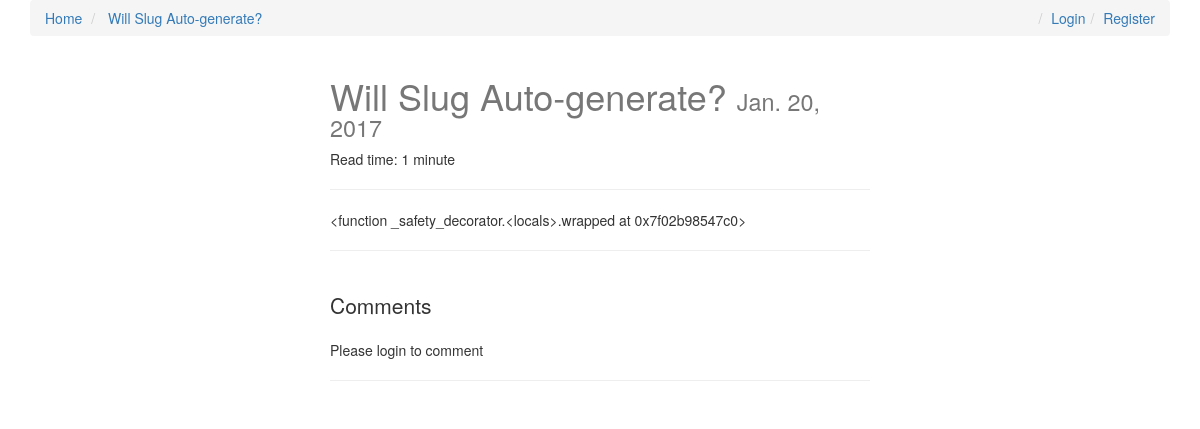
The app's page /will-slug-auto-generate/, older data.
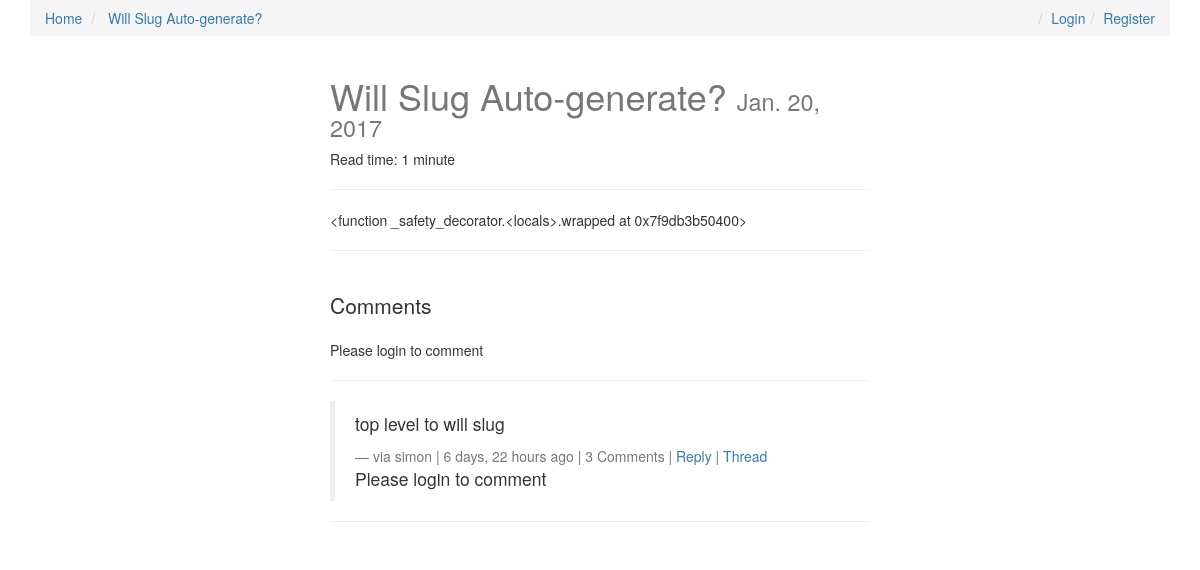
The same page, newer data.
### posts/models.py (models this page shows, shortened)
class Post(models.Model):
    user = models.ForeignKey(settings.AUTH_USER_MODEL, default=1)
    title = models.CharField(max_length=120)
    slug = models.SlugField(unique=True)
    image = models.ImageField(upload_to=upload_location,
            null=True,
            blank=True,
            width_field="width_field",
            height_field="height_field")
    height_field = models.IntegerField(default=0)
    width_field = models.IntegerField(default=0)
    content = models.TextField()
    draft = models.BooleanField(default=False)
    publish = models.DateField(auto_now=False, auto_now_add=False)
    read_time = models.IntegerField(default=0)# Intead of this, models.TimeField(null=True, blank=True)
    updated = models.DateTimeField(auto_now=True, auto_now_add=False)
    timestamp = models.DateTimeField(auto_now=False, auto_now_add=True)
    objects = PostManager()
    def get_absolute_url(self):
        return reverse("posts:detail", kwargs={"slug": self.slug})
    def get_markdown(self):
        content = self.content
        return mark_safe(markdown(content))
    class Meta:
        ordering = ["-timestamp", "-updated"]
    @property
    def comments(self):
        instance = self
        qs = Comment.objects.filter_by_instance(self)
        return qs
    @property
    def get_content_type(self):
        instance = self
        content_type = ContentType.objects.get_for_model(instance.__class__)
        return content_type

### comments/models.py (models this page shows, shortened)
class Comment(models.Model):
    user = models.ForeignKey(settings.AUTH_USER_MODEL, default=1)
    content_type = models.ForeignKey(ContentType, on_delete=models.CASCADE)
    object_id = models.PositiveIntegerField()
    content_object = GenericForeignKey('content_type', 'object_id')
    parent = models.ForeignKey("self", null=True, blank=True)
    content         = models.TextField()
    timestamp       = models.DateTimeField(auto_now_add=True)
    objects = CommentManager()
    class Meta:
        ordering = ['-timestamp']
    def get_absolute_url(self):
        return reverse("comments:thread", kwargs={"id": self.id})
    def children(self):
        return Comment.objects.filter(parent=self)

### posts/views.py (the view, shortened to what this page needs)
# urls.py: url(r'^(?P<slug>[\w-]+)/$', post_detail, name='detail'),
def post_detail(request, slug=None):
	instance = get_object_or_404(Post, slug=slug)
	if instance.publish > timezone.now().date() or instance.draft:
		if not request.user.is_staff or not request.user.is_superuser:
			raise Http404
	share_string = quote_plus(instance.content)
	comments = instance.comments #Comment.objects.filter_by_instance(instance)
	initial_data = {
			"content_type": instance.get_content_type,
			"object_id": instance.id
	}
	form = CommentForm(request.POST or None, initial=initial_data)
	context = {
		"title": instance.title,
		"instance": instance,
		"share_string": share_string,
		"comments":comments,
		"comment_form":form,
	}
	return render(request, "post_detail.html", context)

### comments/models.py (called while the page is built)
    def filter_by_instance(self, instance):
        content_type = ContentType.objects.get_for_model(instance.__class__)
        obj_id = instance.id
        qs = super(CommentManager, self).filter(content_type=content_type, object_id= obj_id).filter(parent=None)
        return qs

### posts/templatetags/urlify.py (called while the page is built)
@register.filter
def urlify(value):
    return quote_plus(value)

### templates/post_detail.html (shortened to what this page needs)
{% extends "base.html" %}
{% load urlify %}
{% load crispy_forms_tags %}
{% block post_detail_link %}
<li><a href="{{instance.get_absolute_url}}"> {{instance.title}}</a></li>
{% endblock %}
{% block content %}
<div class='col-sm-6 col-sm-offset-3'>
<h1>{{ title }} <small>{% if instance.draft %}<span style='color:red;'>Draft</span> {% endif %}{{ instance.publish }}</small></h1>
<p>Read time:
{{ instance.read_time }} minute{% if instance.read_time > 1 %}s{% endif %}
</p>
<p><div class="fb-like" data-href="{{ request.build_absolute_uri }}" data-layout="button_count" data-action="like" data-show-faces="true" data-share="true"></div>
<hr/>
</p>
<div class='row'>
<div class='col-sm-12'>
    <div class="post_detail_item">{{ instance.get_markdown }}</div>
<hr/>
<br/>
<div>
    <p class="lead">Comments</p>
    {% if request.user.is_authenticated %}
    <form method="POST" action="."> {% csrf_token %}
        {{ comment_form|crispy }}
        <input type='submit' value='Post comment' class='btn btn-default'>
    </form>
    {% else %}
    <p>Please login to comment</p>
    {% endif %}
    <hr/>
    {% for comment in comments %}
    <blockquote>
        <p>{{ comment.content }}</p>
        <footer>via {{comment.user}} | {{comment.timestamp|timesince}} ago | {% if comment.children.count > 0 %} {{comment.children.count}} Comment{% if comment.children.count > 1 %}s{% endif %} | {% endif %}<a href="#" class="comment-reply-btn">Reply</a> | <a href="{{ comment.get_absolute_url }}" >Thread</a></footer>
        {% if request.user.is_authenticated %}
        <form method="POST" action="."> {% csrf_token %}
            {{ comment_form|crispy }}
            <input type="hidden" name="parent_id" value="{{ comment.id }}">
            <input type='submit' value='Reply' class='btn btn-default'>
        </form>
        {% else %}
        <p>Please login to comment</p>
        {% endif %}
    </blockquote>
    <hr>
    {% endfor %}
</div>
</div>
</div>
</div>
{% endblock content %}

Row changes from the older to the newer data that the page shows:
computed for Post "Will Slug Auto-generate?": get_markdown "<function _safety_decorator.<locals>.wrapped at 0x7f02b98547c0>" → "<function _safety_decorator.<locals>.wrapped at 0x7f9db3b50400>"
added Comment: content "top level to will slug", user "simon", timestamp "6 days, 22 hours", children.count "3"
